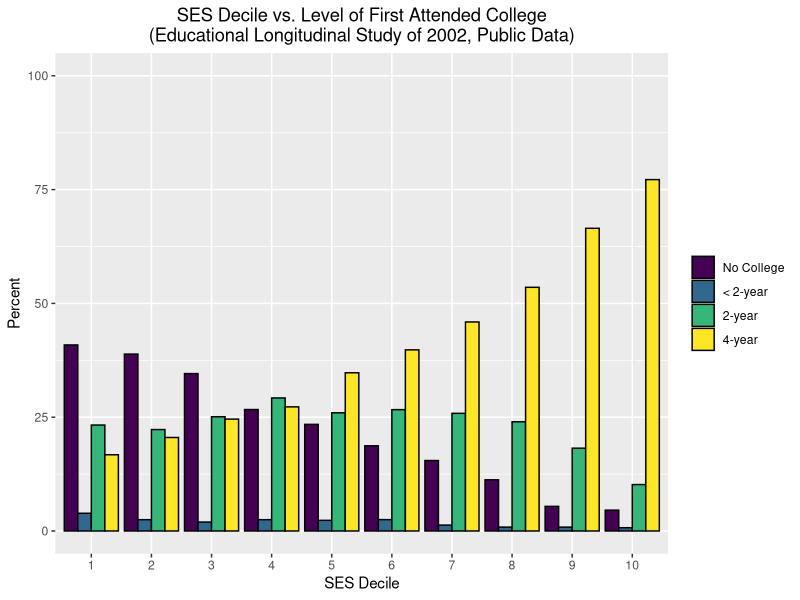
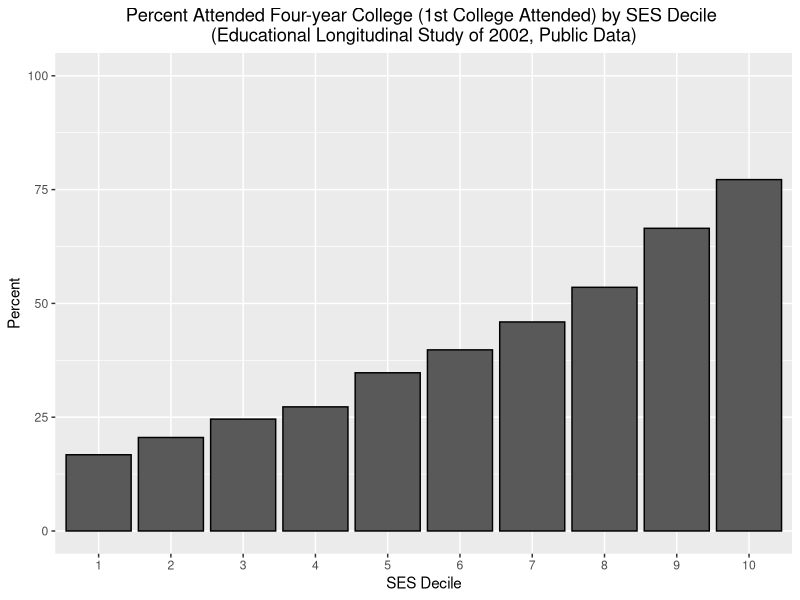
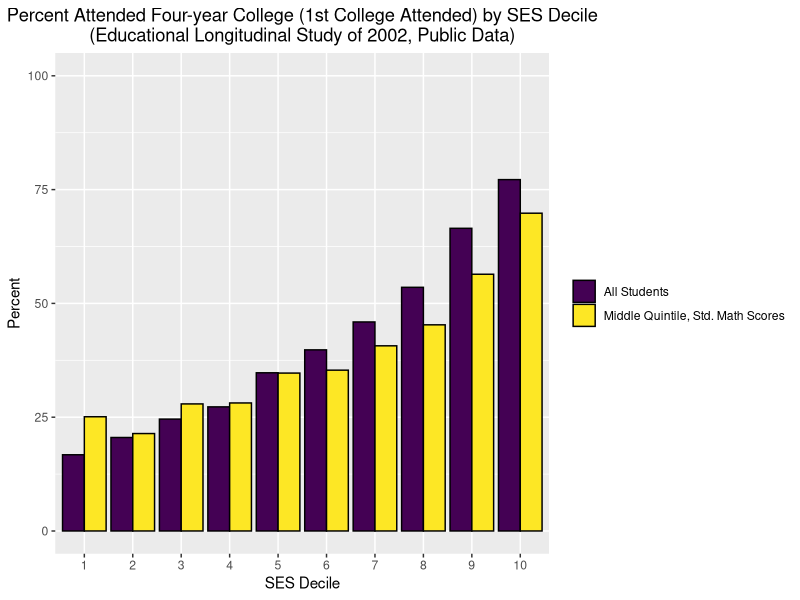

Generate these figures, in order, with R:
library('ggplot2')

setwd("~/code/ses-vs-college-attendance-els02")

data <- read.csv ('data/data.csv')


summary <- matrix(nrow=0, ncol=3)
colnames(summary) <- c('decile', 'pct', 'first_pei_level')

for (i in 1:10){
  props <- prop.table(table(data$first_pei[data$byses1_percentile == i]))
  temp_mat <- matrix(nrow=4, ncol=3)
  
  temp_mat[1:4,1] = i
  
  temp_mat[1,2] = props['no college']*100
  temp_mat[1,3] = 'No College'
  temp_mat[2,2] = props['less than 2-years']*100
  temp_mat[2,3] = '< 2-year'
  temp_mat[3,2] = props['2-years']*100
  temp_mat[3,3] = '2-year'
  temp_mat[4,2] = props['4-years or more']*100
  temp_mat[4,3] = '4-year'
  summary <- rbind(summary, temp_mat)
}


summary_data <- data.frame(summary)
summary_data$pct <- as.numeric(as.character(summary_data$pct))

summary_data$decile <- ordered(summary_data$decile, levels=seq(1:10))
summary_data$first_pei_level <- ordered(summary_data$first_pei_level, levels=c('No College', '< 2-year', '2-year', '4-year'))


p <-  ggplot(data=summary_data, aes(x=decile, y=pct, fill=first_pei_level)) +
  geom_bar(stat="identity", color="black", position=position_dodge()) +
  xlab('SES Decile') + 
  ylab('Percent') +
  ylim(0,100) +
  ggtitle("SES Decile vs. Level of First Attended College\n(Educational Longitudinal Study of 2002, Public Data)") +
  theme(legend.title=element_blank()) +
  theme(plot.title = element_text(hjust = 0.5))

ggsave('figures/all_levels_v_decile.png')

## now just do four-year

four_yr_summary <- matrix(ncol=2, nrow=10)
colnames(four_yr_summary) <- c('decile', 'pct')

four_yr_summary[1:10,1] <- seq(1:10)

for (i in 1:10){
  props <- prop.table(table(data$first_pei_4yr[data$byses1_percentile == i]))
  four_yr_summary[i,2] <- props['1']*100
}


four_yr_summary <- data.frame(four_yr_summary)
four_yr_summary$pct <- as.numeric(as.character(four_yr_summary$pct))

four_yr_summary$decile <- ordered(four_yr_summary$decile, levels=seq(1:10))

p <- ggplot(data=four_yr_summary, aes(x=decile, y=pct)) +
  geom_bar(stat="identity", color="black", position=position_dodge()) +
  xlab('SES Decile') + 
  ylab('Percent') +
  ylim(0,100) +
  ggtitle("Percent Attended Four-year College (1st College Attended) by SES Decile \n(Educational Longitudinal Study of 2002, Public Data)") +
  theme(legend.title=element_blank()) +
    theme(plot.title = element_text(hjust = 0.5)) 

ggsave('figures/4yr_v_decile.png')



## now, for middle quintile math scores
four_yr_summary_w_math <- matrix(nrow=0, ncol=3)
colnames(four_yr_summary_w_math) <- c('decile', 'pct', 'cat')

for (i in 1:10){
  props_all <- prop.table(table(data$first_pei_4yr[data$byses1_percentile == i]))
  props_q3 <- prop.table(table(data$first_pei_4yr[data$byses1_percentile == i & data$bytxmstd_quintile_wtd==3]))
  temp_mat <- matrix(nrow=2, ncol=3)
  
  temp_mat[1:2,1] = i
  
  temp_mat[1,2] = props_all['1']*100
  temp_mat[1,3] = 'All Students'
  temp_mat[2,2] = props_q3['1']*100
  temp_mat[2,3] = 'Middle Quintile, Std. Math Scores'
  
  four_yr_summary_w_math <- rbind(four_yr_summary_w_math, temp_mat)
}

four_yr_summary_w_math <- data.frame(four_yr_summary_w_math)
four_yr_summary_w_math$pct <- as.numeric(as.character(four_yr_summary_w_math$pct))

four_yr_summary_w_math$decile <- ordered(four_yr_summary_w_math$decile, levels=seq(1:10))
four_yr_summary_w_math$cat <- ordered(four_yr_summary_w_math$cat, levels=c('All Students', 'Middle Quintile, Std. Math Scores'))

p <-  ggplot(data=four_yr_summary_w_math, aes(x=decile, y=pct, fill=cat)) +
  geom_bar(stat="identity", color="black", position=position_dodge()) +
  xlab('SES Decile') + 
  ylab('Percent') +
  ylim(0,100) +
  ggtitle("Percent Attended Four-year College (1st College Attended) by SES Decile\n(Educational Longitudinal Study of 2002, Public Data)") +
  theme(legend.title=element_blank()) +
  theme(plot.title = element_text(hjust = 0.5))

ggsave('figures/4yr_attend_with_math_q3_v_decile.png')

